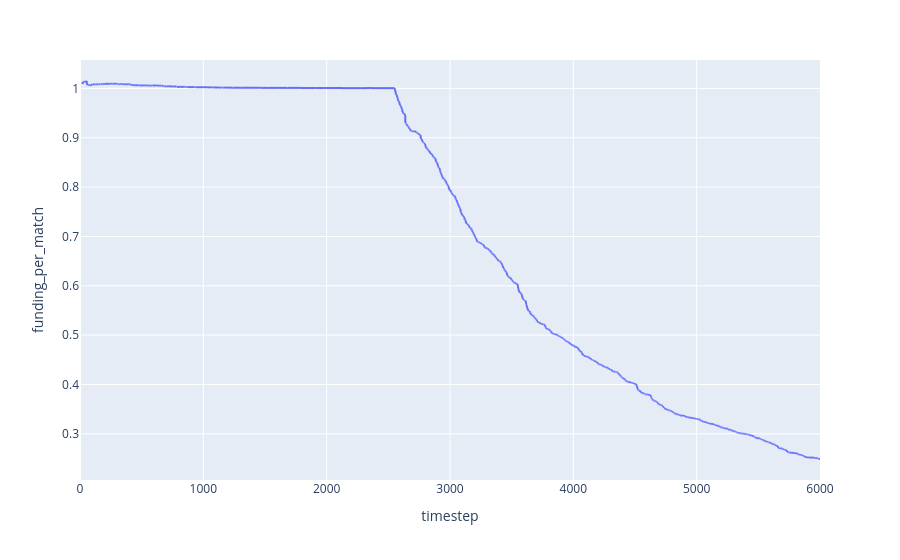

Notebook code cell kept with this figure:
### Markdown cell above
Without the pairwise term, the total match and total funding are equivalent

### Code cell
y = df.simple_quadratic_total_funding / df.simple_quadratic_total_match
y.name = 'funding_per_match'
px.line(y.reset_index(),
        x='timestep',
        y='funding_per_match')

### Figure 1 — Plotly figure (JSON) as saved in the notebook; plotly's stock layout.template omitted (floating-point values rounded to 4 significant figures; data arrays with more than 128 entries replaced by an {"elided": "..."} marker saying what was removed)
{"data": [{"hovertemplate": "timestep=%{x}<br>funding_per_match=%{y}<extra></extra>", "legendgroup": "", "line": {"color": "#636efa", "dash": "solid"}, "mode": "lines", "name": "", "showlegend": false, "type": "scattergl", "x": {"elided": "6001 int values"}, "xaxis": "x", "y": {"elided": "6001 float values"}, "yaxis": "y"}], "layout": {"legend": {"tracegroupgap": 0}, "margin": {"t": 60}, "xaxis": {"anchor": "y", "domain": [0, 1], "title": {"text": "timestep"}}, "yaxis": {"anchor": "x", "domain": [0, 1], "title": {"text": "funding_per_match"}}}}
